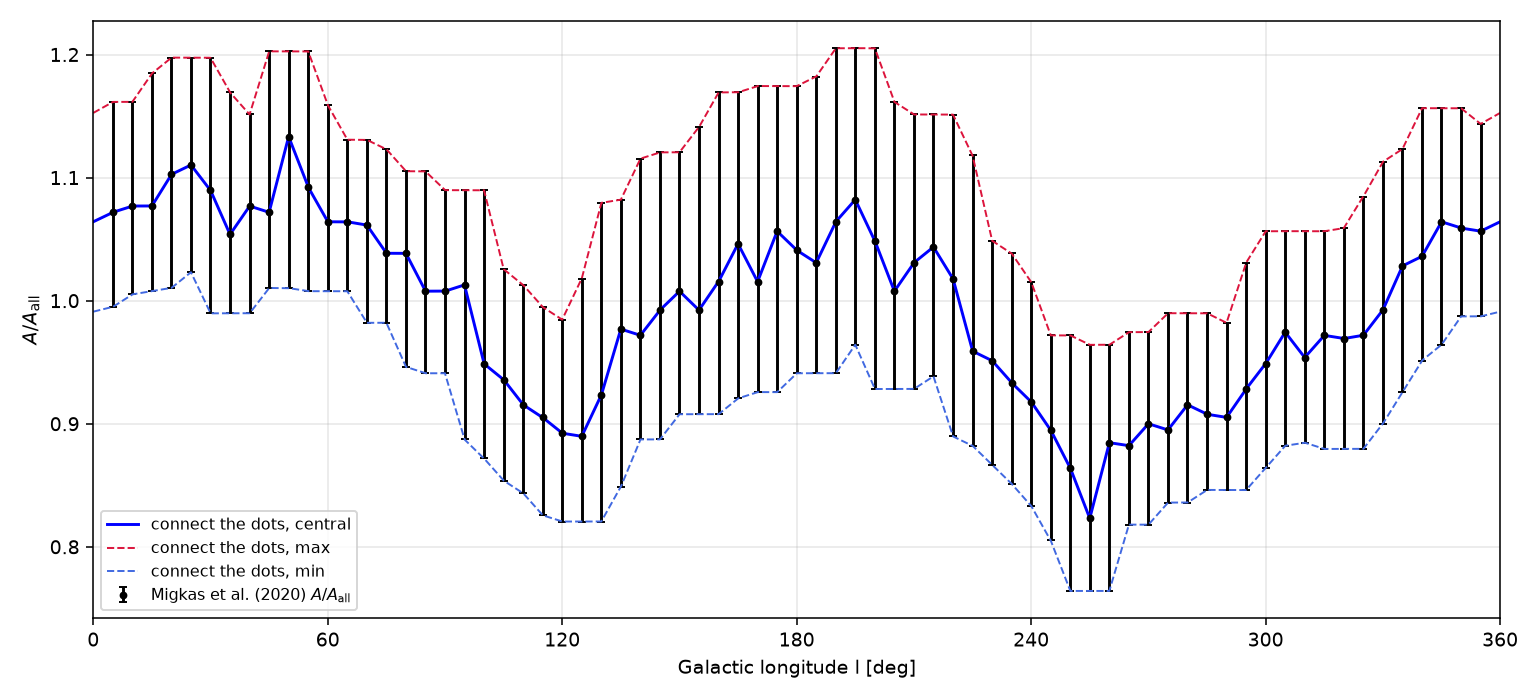

Write Python code to recreate this figure.
# Migkas A/A_all: straight lines connecting the data points (central, max, min), periodic wrap at 360.
import numpy as np,matplotlib;matplotlib.use('Agg');import matplotlib.pyplot as plt
d=np.genfromtxt('/workspace/cosmology/migkas/fig6_digitized.csv',delimiter=',',names=True);l,y=d['l_deg'],d['A_over_Aall'];el,eh=d['A_err_low'],d['A_err_high']
o=np.argsort(l);l,y,el,eh=l[o],y[o],el[o],eh[o]
g=np.linspace(0,360,36001);f=lambda v:np.interp(g,l,v,period=360)
fig,ax=plt.subplots(figsize=(11,5));ax.errorbar(l,y,[el,eh],fmt='ko',ms=3,capsize=2,label='Migkas et al. (2020) $A/A_{\\rm all}$')
ax.plot(g,f(y),'b-',label='connect the dots, central')
ax.plot(g,f(y+eh),'--',color='crimson',lw=1,label='connect the dots, max');ax.plot(g,f(y-el),'--',color='royalblue',lw=1,label='connect the dots, min')
ax.set(xlabel='Galactic longitude l [deg]',ylabel='$A/A_{\\rm all}$',xlim=(0,360));ax.set_xticks(range(0,361,60));ax.grid(alpha=.3);ax.legend(fontsize=8)
plt.tight_layout();plt.savefig('A_lines.png',dpi=140)
